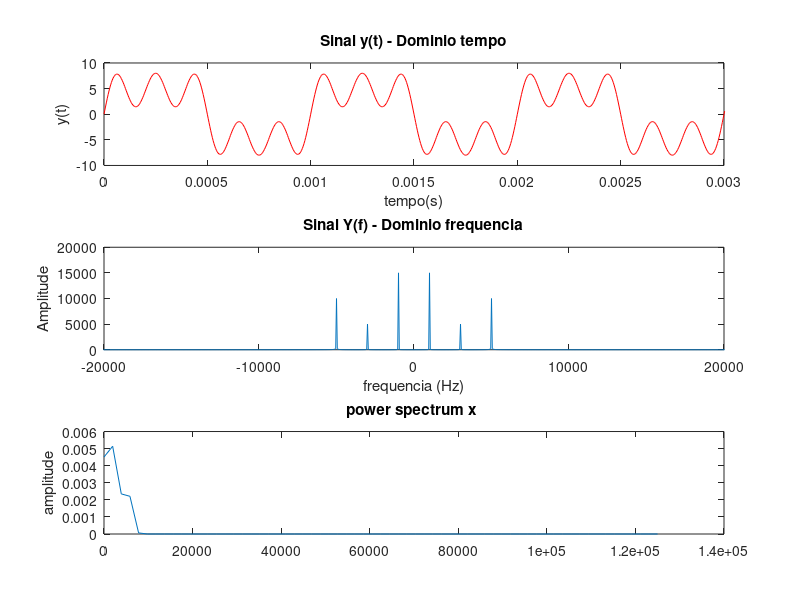

MATLAB code to generate this figure:
close all;
clear all;
clc;

%Gerar um sinal s(t) composto pela somat?ria de 3 senos com amplitudes de 6V, 2V e 4V e 
%frequ?ncias de 1, 3 e 5 kHz, respectivamente.

A = 2;
f = 5000;
n = 50;                    %fator de super amostra deve de ser duas vezes a frequencia
n_periodo = 100;             %numeros de per?odos a ser apresentados na tela
fs = n*f;                   %frequencia de amostragem
t_final = n_periodo*(1/f);  %numero de periodos * periodo
ts = 1/fs;                  %tempo de amostragem - capturando o tempo em que ser? plotado o sinal
t = [0:ts:t_final];         %vetor de tempo


y = 3*A*sin(2*pi*f/5*t) + A*sin(2*pi*3000*t) + 2*A*sin(2*pi*f*t);
p_y = sum(y.^2)/length(y)
p_y2 = sum(y.^2)
std(y)^2
sqrt(p_y2)


%Plotar em uma figura os tr?s cossenos e o sinal 's ' no dom?nio do tempo e
%da frequ?ncia

%dom?niio do tempo
subplot(3,1,1);
plot(t,y, 'r');
%axis([0 t]);
ylabel('y(t)');
xlabel('tempo(s)');
xlim([0 0.003]);
title('Sinal y(t) - Dominio tempo');

%dominio da frequ?ncia
Y = fftshift(fft(y));
passo_f = 1/t_final;
f = [-fs/2 : passo_f : fs/2];
subplot(3,1,2);
plot(f, abs(Y));
ylabel('Amplitude');
xlabel('frequencia (Hz)');
xlim([-20000 20000])
title('Sinal Y(f) - Dominio frequencia');

%Utilizando a fun??o 'norm', determine a pot?ncia m?dia do sinal 's'.
n = norm(y)
n2 = n^2
%Utilizando a fun??o 'pwelch', plote a Densidade Espectral de Pot?ncia do sinal 's'.
subplot(3,1,3);
pwelch(y,[],[],[],fs,'onesided');
%subplot(3,1,3);
%plot(10*log10(pxx))
%ylabel('dB (rad/amostra)');
%xlabel('rad/amostra');
%title('Densidade Espectral de Potencia do Sinal')